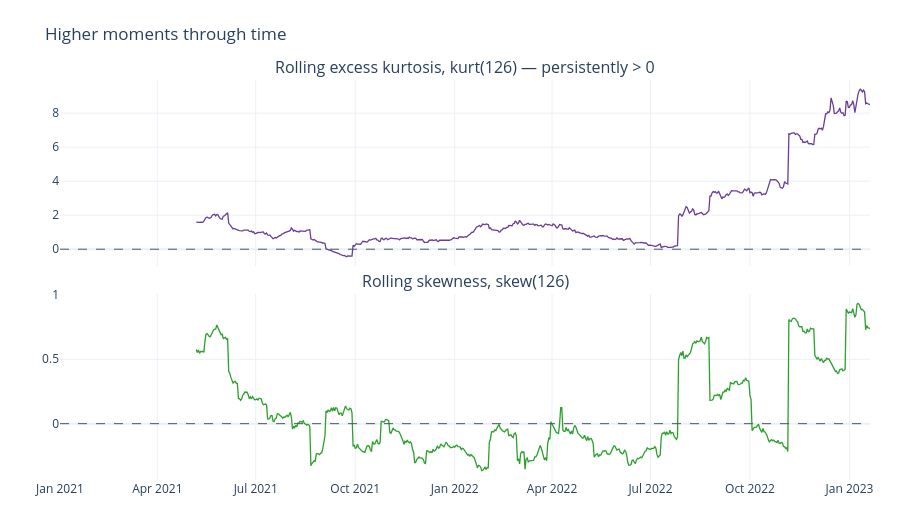

Write notebook code for a chart like this one.
### Markdown cell above
## Higher moments through time
`kurt(126)` stays well above zero throughout; `skew(126)` wanders around zero (our t-noise is symmetric).

### Code cell
t = df.get_column("timestamp").to_list()
fig = make_subplots(rows=2, cols=1, shared_xaxes=True, vertical_spacing=0.07,
                    subplot_titles=("Rolling excess kurtosis, kurt(126) — persistently > 0",
                                    "Rolling skewness, skew(126)"))
fig.add_trace(go.Scatter(x=t, y=df.get_column("kurt_126").to_list(), line=dict(color="#6a3d9a", width=1.3),
                         showlegend=False), row=1, col=1)
fig.add_hline(y=0, row=1, col=1, line=dict(color="#455a64", width=1, dash="dash"))
fig.add_trace(go.Scatter(x=t, y=df.get_column("skew_126").to_list(), line=dict(color="#2ca02c", width=1.3),
                         showlegend=False), row=2, col=1)
fig.add_hline(y=0, row=2, col=1, line=dict(color="#455a64", width=1, dash="dash"))
fig.update_layout(height=520, title="Higher moments through time",
                  margin=dict(l=60, r=30, t=80, b=40))
fig.show()

### Figure 1 — Plotly figure (JSON) as saved in the notebook; plotly's stock layout.template omitted (floating-point values rounded to 4 significant figures; data arrays with more than 128 entries replaced by an {"elided": "..."} marker saying what was removed)
{"data": [{"line": {"color": "#6a3d9a", "width": 1.3}, "showlegend": false, "type": "scatter", "x": {"elided": "750 str values"}, "xaxis": "x", "y": {"elided": "750 float values"}, "yaxis": "y"}, {"line": {"color": "#2ca02c", "width": 1.3}, "showlegend": false, "type": "scatter", "x": {"elided": "750 str values"}, "xaxis": "x2", "y": {"elided": "750 float values"}, "yaxis": "y2"}], "layout": {"annotations": [{"font": {"size": 16}, "showarrow": false, "text": "Rolling excess kurtosis, kurt(126) — persistently > 0", "x": 0.5, "xanchor": "center", "xref": "paper", "y": 1.0, "yanchor": "bottom", "yref": "paper"}, {"font": {"size": 16}, "showarrow": false, "text": "Rolling skewness, skew(126)", "x": 0.5, "xanchor": "center", "xref": "paper", "y": 0.465, "yanchor": "bottom", "yref": "paper"}], "height": 520, "margin": {"b": 40, "l": 60, "r": 30, "t": 80}, "shapes": [{"line": {"color": "#455a64", "dash": "dash", "width": 1}, "type": "line", "x0": 0, "x1": 1, "xref": "x domain", "y0": 0, "y1": 0, "yref": "y"}, {"line": {"color": "#455a64", "dash": "dash", "width": 1}, "type": "line", "x0": 0, "x1": 1, "xref": "x2 domain", "y0": 0, "y1": 0, "yref": "y2"}], "title": {"text": "Higher moments through time"}, "xaxis": {"anchor": "y", "domain": [0.0, 1.0], "matches": "x2", "showticklabels": false}, "xaxis2": {"anchor": "y2", "domain": [0.0, 1.0]}, "yaxis": {"anchor": "x", "domain": [0.535, 1.0]}, "yaxis2": {"anchor": "x2", "domain": [0.0, 0.465]}}}
